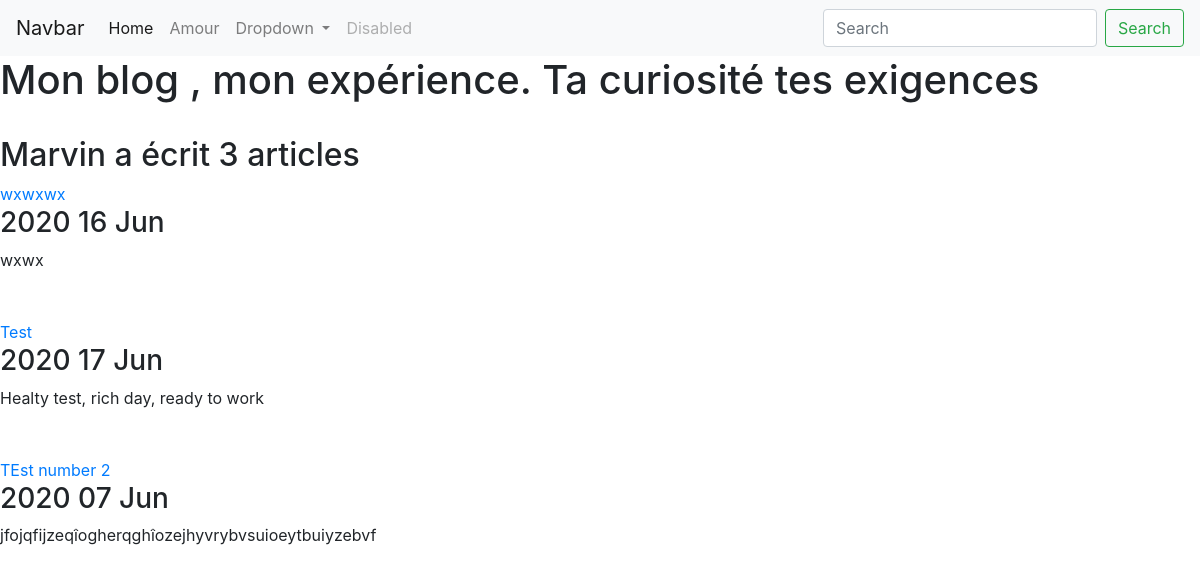
The page /blog/ on the database as committed earlier.
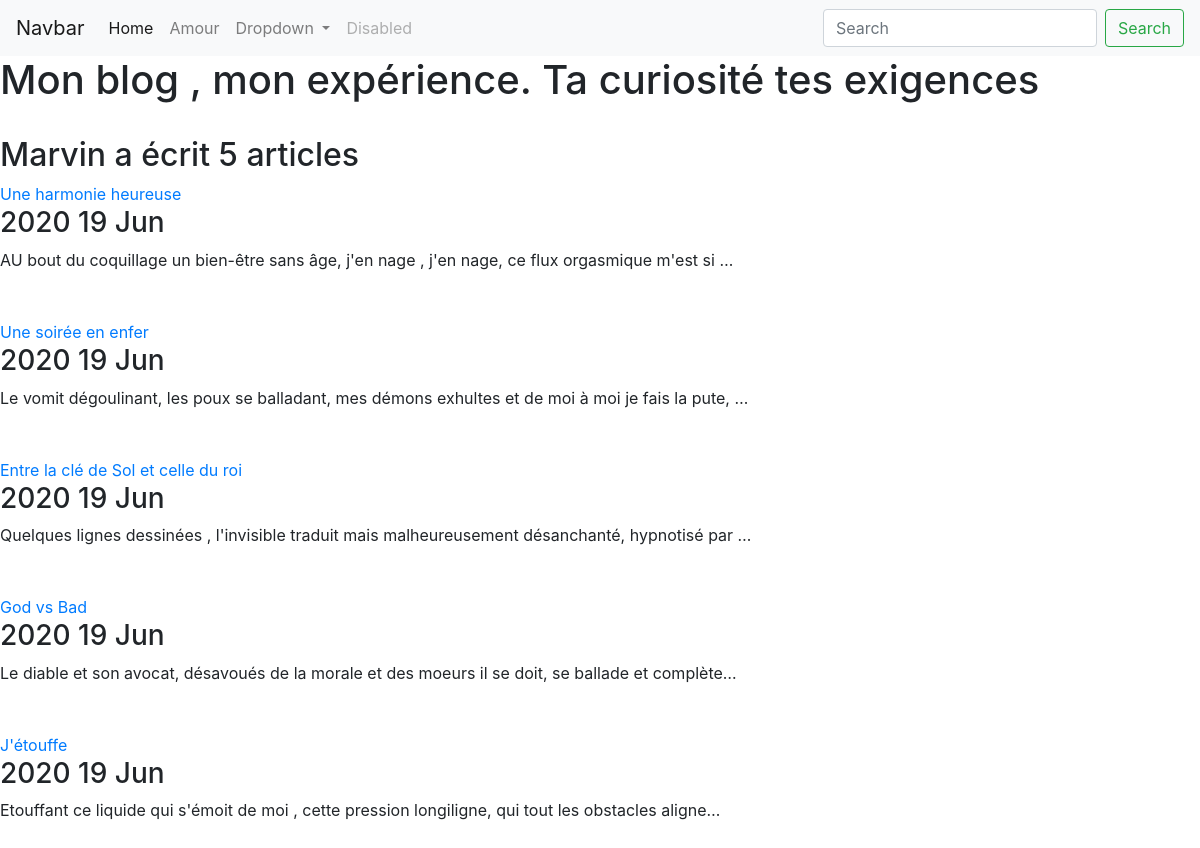
The same page on the database as committed later.
### blog/models.py (models this page shows, shortened)
class Blog(models.Model):
    title=models.CharField(max_length=200)
    description=models.TextField()
    date = models.DateField()

### blog/views.py (the view)
# urls.py: path('', views.all_blogs,name="all_blogs"),
def all_blogs(request):
    blogs=Blog.objects.all()
    return render(request,'blog/all_blogs.html', {'blogs':blogs})

### blog/templates/blog/all_blogs.html (shortened to what this page needs)
{%extends 'portfolio/base.html'%}
{%block content%}
<h1> Mon blog , mon expérience. Ta curiosité tes exigences</h1>
<br>
<h2>Marvin a écrit {{ blogs.count }}  article{{ blogs.count|pluralize}}</h2>
{% for blog in blogs %}
<a href="{% url 'blog:detail' blog.id %}">{{ blog.title}}</a>
<h3> {{blog.date| date:'Y d M'}}</h3>
{{ blog.description| truncatechars:100}}
<br> <br> <br>
{% endfor %}
{%endblock%}

Rows that differ between the two databases and show on the page:
removed Blog: title "wxwxwx", date "2020 16 Jun", description "wxwx"
removed Blog: title "Test", date "2020 17 Jun", description "Healty test, rich day, ready to work"
removed Blog: title "TEst number 2", date "2020 07 Jun", description "jfojqfijzeqîogherqghîozejhyvrybvsuioeytbuiyzebvf"
added Blog: title "Une harmonie heureuse", date "2020 19 Jun", description "AU bout du coquillage un bien-être sans âge, j'en nage , j'en nage, ce flux orgasmique m'est si …"
added Blog: title "Une soirée en enfer", date "2020 19 Jun", description "Le vomit dégoulinant, les poux se balladant, mes démons exhultes et de moi à moi je fais la pute, …"
added Blog: title "Entre la clé de Sol et celle du roi", date "2020 19 Jun", description "Quelques lignes dessinées , l'invisible traduit mais malheureusement désanchanté, hypnotisé par …"
added Blog: title "God vs Bad", date "2020 19 Jun", description "Le diable et son avocat, désavoués de la morale et des moeurs il se doit, se ballade et complète…"
added Blog: title "J'étouffe", date "2020 19 Jun", description "Etouffant ce liquide qui s'émoit de moi , cette pression longiligne, qui tout les obstacles aligne…"
Other text that changed with them:
{{ blogs.count }}: "3" → "5"
